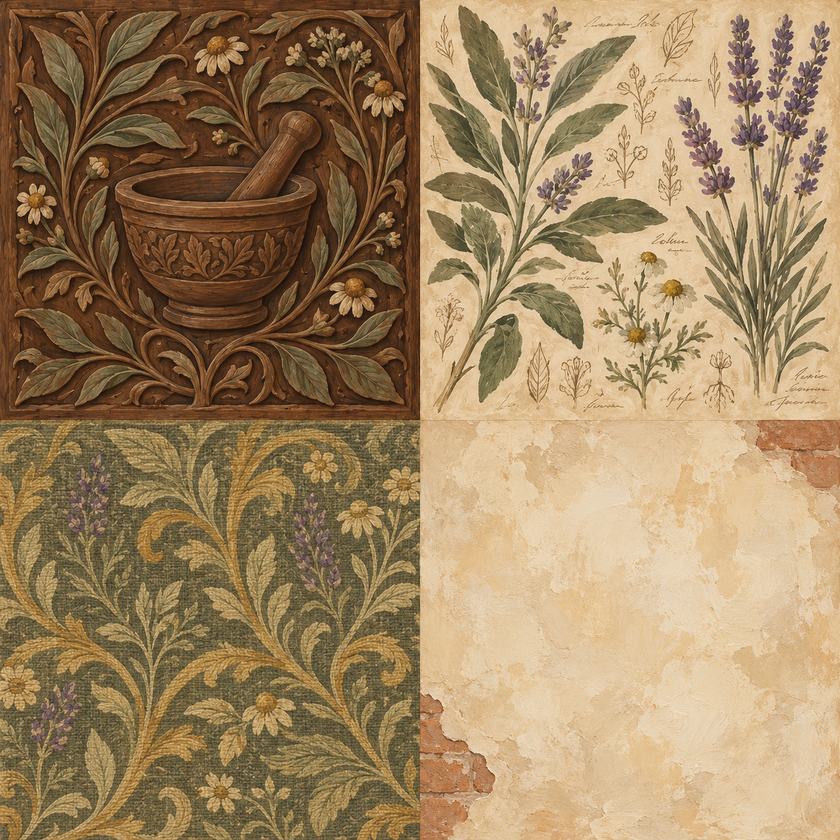
#> input picture ArtSource/Paint/Interiors/CrookedMortar/Illustrated04/CM_Illustrated04_Master.png, 840 x 840 px, shrunk from 1254 x 1254 before the run
$ python PrepareTexture.py
#> lines starting #> are read from the running program, lines starting #| are printed output that depends on the picture
from pathlib import Path
from PIL import Image
D=Path(__file__).resolve().parent
R=D.parents[4]
im=Image.open(D/'CM_Illustrated04_Master.png');w,h=im.size
#> further down, im is the input picture: PIL image 840x840 RGB; mean R, G, B 160.1, 133.4, 97.3
#> after `w, h = im.size`: w = 840; h = 840
im.crop((int(w*.57),int(h*.58),int(w*.90),int(h*.90))).save(R/'Assets/BlightBloom/Art/Interiors/CrookedMortar/Illustrated04/Textures/CM_Illustrated04_QuietPlaster.png')
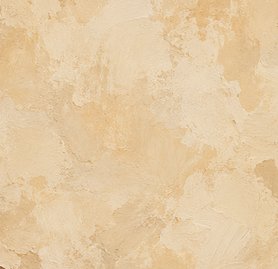
#> saved as CM_Illustrated04_QuietPlaster.png: PIL image 278x269 RGB; mean R, G, B 227.7, 201.3, 163.3
# Central broad plaster brushwork crop deliberately excludes exposed masonry corners.
